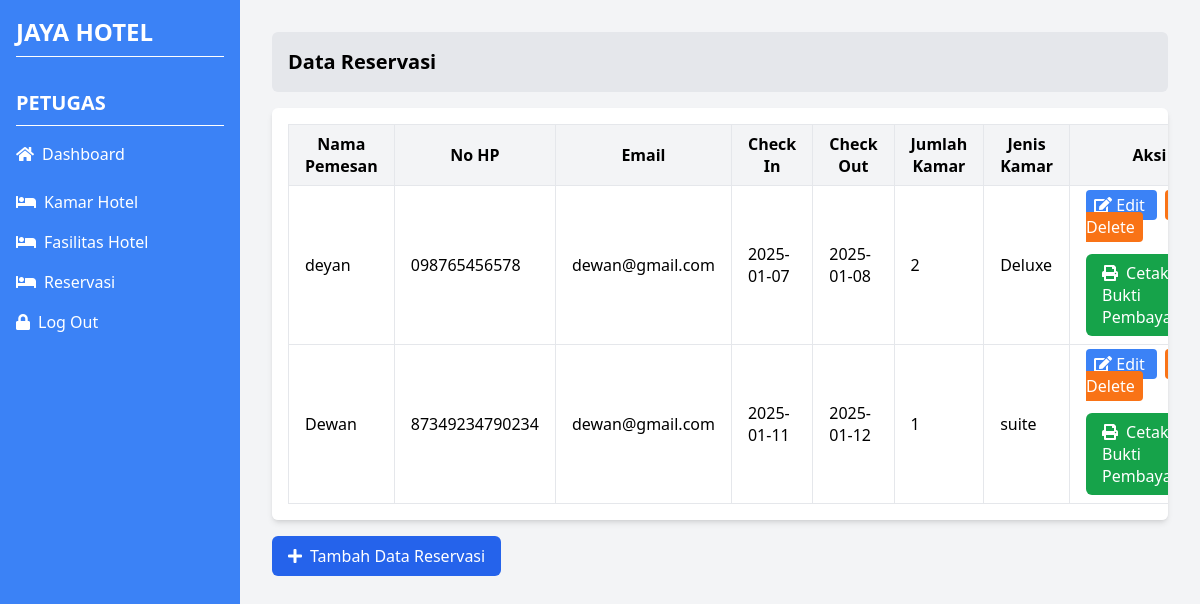
Screenshot of /rsv_data.php (signed in) with the database file from the repository.
### tables this page shows
CREATE TABLE `reservasi` (
  `id_reservasi` int(10) NOT NULL,
  `nama_pemesan` varchar(50) NOT NULL,
  `no_hp` varchar(50) NOT NULL,
  `email` varchar(35) NOT NULL,
  `check_in` date NOT NULL,
  `check_out` date NOT NULL,
  `jumlah_kamar` varchar(12) NOT NULL,
  `jenis_kamar` varchar(20) NOT NULL
);

### rsv_data.php (the view, shortened to what this page needs)
<?php
$role = $_SESSION['role'];
?>
<?php
                $servername = "localhost";
                $username   = "root";
                $password   = "";
                $database   = "db_jaya";
                $koneksi = mysqli_connect($servername,$username,$password,$database);
                $selectQuery = "SELECT * FROM reservasi";
                  $result = $koneksi->query($selectQuery);
                  while($row = mysqli_fetch_array($result)){
                    $datapemesanan[] = $row;
                  }
                  ?>
<html>
<head>
    <script src="https://cdn.tailwindcss.com"></script>
    <link rel="stylesheet" href="https://cdnjs.cloudflare.com/ajax/libs/font-awesome/5.15.3/css/all.min.css">
</head>
<body class="bg-gray-100">
    <div class="flex flex-col md:flex-row">
        <div class="w-full md:w-1/4 bg-blue-500 h-auto md:h-screen p-4">
            <div class="text-white text-2xl font-bold mb-8 border-b border-white pb-2">JAYA HOTEL</div>
            <div class="text-white text-xl font-semibold mb-4 border-b border-white pb-2">PETUGAS</div>
            <div class="text-white mb-4 pb-2">
                <a href="dash_admin.php" class="flex items-center">
                    <i class="fas fa-home mr-2"></i> Dashboard
                </a>
            </div>
            <?php if ($role == 'admin'): ?>
            <div class="text-white mb-4">
                <a href="admin_kamarhotel.php" class="flex items-center">
                    <i class="fas fa-bed mr-2"></i> Kamar Hotel
                </a>
            </div>
            <?php endif; ?>
            <?php if ($role == 'admin'): ?>
            <div class="text-white mb-4">
                <a href="admin_fasilitas.php" class="flex items-center">
                    <i class="fas fa-bed mr-2"></i> Fasilitas Hotel
                </a>
            </div>
            <?php endif; ?>
            <?php if ($role === 'resepsionis' ||  $role === 'admin'): ?>
            <div class="text-white mb-4">
                <a href="rsv_data.php" class="flex items-center">
                    <i class="fas fa-bed mr-2"></i> Reservasi
                </a>
            </div>
            <?php endif; ?>
            <div class="text-white">
                <a href="logout_petugas.php" class="flex items-center">
                    <i class="fas fa-lock mr-2"></i> Log Out
                </a>
            </div>
        </div>
        <div class="w-full md:w-4/5 p-4 md:p-8">
            <div class="bg-gray-200 p-4 rounded-md mb-4">
                <h2 class="text-xl font-bold">Data Reservasi</h2>
            </div>
            <div class="bg-white p-4 rounded-md shadow-md overflow-x-auto">
                <table class="w-full table-auto">
                    <thead>
                        <tr class="bg-gray-100">
                            <th class="px-4 py-2 border">Nama Pemesan</th>
                            <th class="px-4 py-2 border">No HP</th>
                            <th class="px-4 py-2 border">Email</th>
                            <th class="px-4 py-2 border">Check In</th>
                            <th class="px-4 py-2 border">Check Out</th>
                            <th class="px-4 py-2 border">Jumlah Kamar</th>
                            <th class="px-4 py-2 border">Jenis Kamar</th>
                            <th class="px-4 py-2 border">Aksi</th>
                        </tr>
                    </thead>
                    <tbody>
                    <?php foreach ($datapemesanan as $K):?>
                        <tr>
                            <td class="px-4 py-2 border"><?php echo $K['nama_pemesan']; ?></td>
                            <td class="px-4 py-2 border"><?php echo $K['no_hp']; ?></td>
                            <td class="px-4 py-2 border"><?php echo $K['email']; ?></td>
                            <td class="px-4 py-2 border"><?php echo $K['check_in']; ?></td>
                            <td class="px-4 py-2 border"><?php echo $K['check_out']; ?></td>
                            <td class="px-4 py-2 border"><?php echo $K['jumlah_kamar']; ?></td>
                            <td class="px-4 py-2 border"><?php echo $K['jenis_kamar']; ?></td>
                            <td class="border px-4 py-2">
                                <a class="bg-blue-500 text-white px-2 py-1 rounded mr-2" href="edit_reservasi.php?id=<?php echo $K['id_reservasi'] ?>">
                                    <i class="fas fa-edit">
                                    </i>
                                    Edit
                                </a>
                                <a class="bg-orange-500 text-white px-2 py-1 rounded" href="hapus_reservasi.php?id=<?php echo $K['id_reservasi'] ?>">
                                    Delete
                                </a>
                                <div class="mt-4">
                                 <a href="cetak_pdf.php" class="bg-green-600 text-white px-4 py-2 rounded-md inline-block">
                                 <i class="fas fa-print mr-2"></i>Cetak Bukti Pembayaran
                                 </a>
                            </td>
                            <?php endforeach; ?>
                        </tr>
                    </tbody>
                </table>
            </div>
            <div class="mt-4">
                <a href="rsv_editpesan.php" class="bg-blue-600 text-white px-4 py-2 rounded-md inline-block">
                    <i class="fas fa-plus mr-2"></i>Tambah Data Reservasi
                </a>
            </div>
        </div>
    </div>
</body>
</html>

### rows the page displays
reservasi: nama_pemesan "deyan", no_hp "098765456578", email "dewan@gmail.com", check_in "2025-01-07", check_out "2025-01-08", jumlah_kamar "2", jenis_kamar "Deluxe"
reservasi: nama_pemesan "Dewan", no_hp "87349234790234", email "dewan@gmail.com", check_in "2025-01-11", check_out "2025-01-12", jumlah_kamar "1", jenis_kamar "suite"
